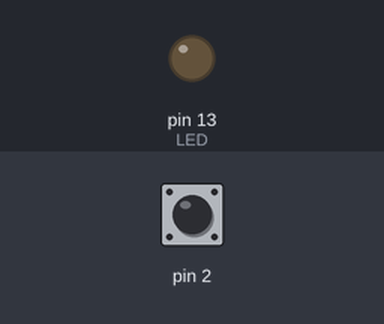
Bench run of a sketch on a simulated Arduino Uno, built with avr-gcc and run on an emulated ATmega328P. Parts: output pins drawn as LEDs (lit = HIGH). Inputs (shaded band) come from the test bench; at power-on: pin 2 HIGH.

Above: at 1.2 s.
1.3 s: pin 2 pulled LOW for 0.15 s
At 1.37 s:
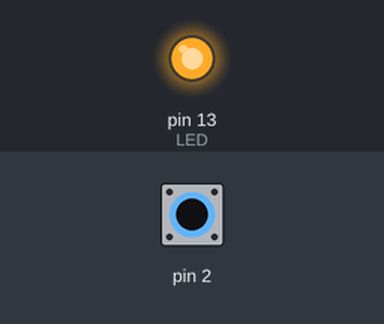
2.9 s: pin 2 pulled LOW for 3.2 s
At 6.6 s:
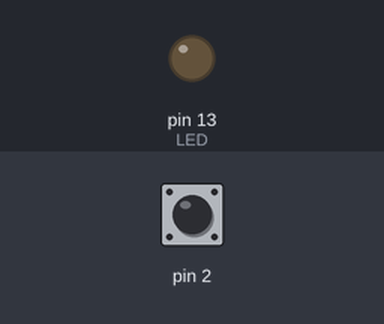
Timing chart, 0 to 8.1 s (numbered marks = the images above; inputs shaded):
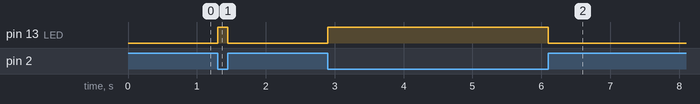

Measured:
- after the input at 1.3 s, pin 13 (LED): LOW → HIGH at once, → LOW 0.15 s later
- after the input at 2.9 s, pin 13 (LED): LOW → HIGH at once, → LOW 3.2 s later

The sketch:

sample4_5.ino
```cpp
void setup(){
  pinMode(2, INPUT_PULLUP);  // 택트 스위치 설정 D2
  pinMode(13,OUTPUT);        // 아두이노에 있는 LED(D13) 설정
}
void loop(){
  if( digitalRead(2)==HIGH)  digitalWrite(13,LOW); // 택트 스위치 OFF
  else digitalWrite(13,HIGH);                      // 택트 스위치 ON
}
```
